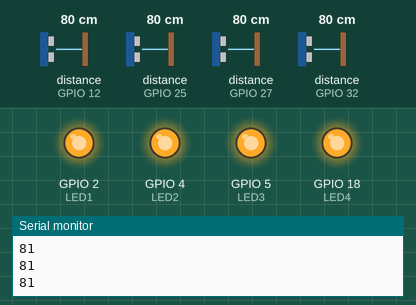
A sketch run on a simulated ESP32. Parts: output pins drawn as LEDs (lit = HIGH), the last lines printed to the serial monitor. Inputs (shaded band) come from the test bench; at power-on: distance to the obstacle (sensors on GPIO 32, GPIO 12, GPIO 25, GPIO 27) 80 cm. The echo pulse lasts 58.3 µs per cm; WiFi joins after 1.5 s; servers stay silent unless stated.

Above: at 3.0 s.
3.1 s: distance to the obstacle (sensor on GPIO 32) set to 12 cm
4.6 s: distance to the obstacle (sensor on GPIO 32) set to 9 cm
At 5.5 s:
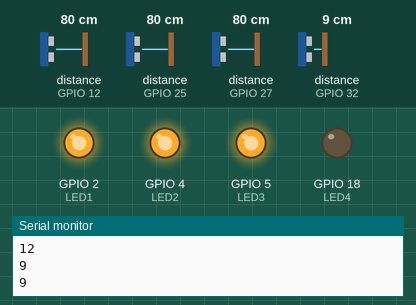
6.4 s: distance to the obstacle (sensor on GPIO 12) set to 12 cm
7.9 s: distance to the obstacle (sensor on GPIO 12) set to 9 cm
At 8.9 s:
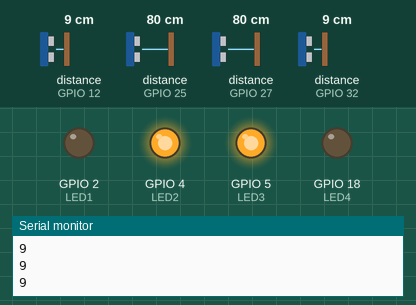
9.5 s: distance to the obstacle (sensor on GPIO 25) set to 12 cm
11.0 s: distance to the obstacle (sensor on GPIO 25) set to 9 cm
At 12.5 s:
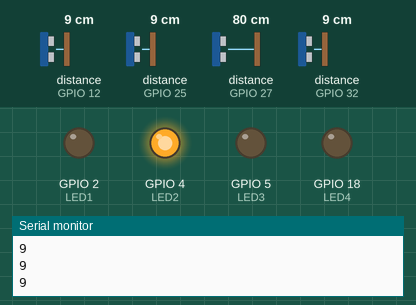
Timing chart, 0 to 13.6 s (numbered marks = the images above; inputs shaded):
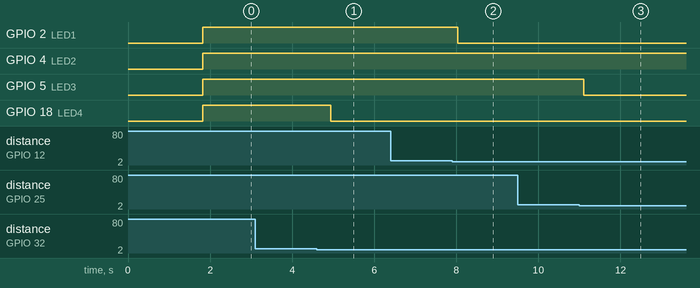

The sketch:

park_indicator_ESP32_with_blynk.ino
```cpp
#define BLYNK_TEMPLATE_ID           "TMPLj8yDW3i2"
#define BLYNK_DEVICE_NAME           "Smart Parking Indicator"
#define BLYNK_AUTH_TOKEN            "EgJoKZHw8dSF-D2Q5i5U7Qj07E4exLlC"

#define BLYNK_PRINT Serial


#include <WiFi.h>
#include <WiFiClient.h>
#include <BlynkSimpleEsp32.h>

char auth[] = BLYNK_AUTH_TOKEN;

// Your WiFi credentials.
// Set password to "" for open networks.
char ssid[] = "kentang";
char pass[] = "wifigratis";

//Library for ultrasonic sensors
#include <NewPing.h>

#define MAX_DISTANCE 100

//Ultrasonic for parking spot number 1
#define TRIG1 13
#define ECHO1 12

//Ultrasonic for parking spot number 2
#define TRIG2 14
#define ECHO2 27

//Ultrasonic for parking spot number 3
#define TRIG3 26
#define ECHO3 25

//Ultrasonic for parking spot number 4
#define TRIG4 33
#define ECHO4 32

WidgetLED led1(V0);
WidgetLED led2(V1);
WidgetLED led3(V2);
WidgetLED led4(V3);

//Create an object for each ultrasonic sensors
NewPing sonar1(TRIG1, ECHO1, MAX_DISTANCE);
NewPing sonar2(TRIG2, ECHO2, MAX_DISTANCE);
NewPing sonar3(TRIG3, ECHO3, MAX_DISTANCE);
NewPing sonar4(TRIG4, ECHO4, MAX_DISTANCE);

#define LED1 2 //LED indicator for ultrasonic 1
#define LED2 4 //LED indicator for ultrasonic 2
#define LED3 5 //LED indicator for ultrasonic 3
#define LED4 18 //LED indicator for ultrasonic 4

int parkingSpot1, parkingSpot2, parkingSpot3, parkingSpot4;

BLYNK_CONNECTED()
{
  // Change Web Link Button message to "Congratulations!"
  Blynk.setProperty(V8, "offImageUrl", "https://tnafatih.sch.id/wp-content/uploads/lOGO-Ori-web.png");
  Blynk.setProperty(V8, "onImageUrl",  "https://tnafatih.sch.id/wp-content/uploads/lOGO-Ori-web.png");
  Blynk.setProperty(V8, "url", "https://tnafatih.sch.id/");
}

void parkCheck() {
  parkingSpot1 = sonar1.ping_cm();
  parkingSpot2 = sonar2.ping_cm();
  parkingSpot3 = sonar3.ping_cm();
  parkingSpot4 = sonar4.ping_cm();

  //Checking parking spot number 1
  if (parkingSpot1 <= 10) {
    digitalWrite(LED1, LOW);
    led1.off();
    Blynk.virtualWrite(V4, "Not Available");
  }
  else {
    digitalWrite(LED1, HIGH);
    led1.on();
    Blynk.virtualWrite(V4, "Available");
  }

  //Checking parking spot number 2
  if (parkingSpot2 <= 10) {
    digitalWrite(LED2, LOW);
    led2.off();
    Blynk.virtualWrite(V5, "Not Available");
  }
  else {
    digitalWrite(LED2, HIGH);
    led2.on();
    Blynk.virtualWrite(V5, "Available");
  }

  //Checking parking spot number 3
  if (parkingSpot3 <= 10) {
    digitalWrite(LED3, LOW);
    led3.off();
    Blynk.virtualWrite(V6, "Not Available");
  }
  else {
    digitalWrite(LED3, HIGH);
    led3.on();
    Blynk.virtualWrite(V6, "Available");
  }

  //Checking parking spot number 4
  if (parkingSpot4 <= 10) {
    digitalWrite(LED4, LOW);
    led4.off();
    Blynk.virtualWrite(V7, "Not Available");
  }
  else {
    digitalWrite(LED4, HIGH);
    led4.on();
    Blynk.virtualWrite(V7, "Available");
  }
}

void setup() {
  // put your setup code here, to run once:
  Serial.begin(115200);

  Blynk.begin(auth, ssid, pass);

  pinMode(TRIG1, OUTPUT);
  pinMode(TRIG2, OUTPUT);
  pinMode(TRIG3, OUTPUT);
  pinMode(TRIG4, OUTPUT);

  pinMode(ECHO1, INPUT);
  pinMode(ECHO2, INPUT);
  pinMode(ECHO3, INPUT);
  pinMode(ECHO4, INPUT);

  pinMode(LED1, OUTPUT);
  pinMode(LED2, OUTPUT);
  pinMode(LED3, OUTPUT);
  pinMode(LED4, OUTPUT);
}

void loop() {
  // put your main code here, to run repeatedly:
  Blynk.run();
  parkCheck();
  Serial.println(parkingSpot4);
  delay(500);
}
```

Measured:
- the behaviour switches between 11 and 10 cm on distance to the obstacle (sensor on GPIO 32) (found by bisection; images 0 and 1)
- the behaviour switches between 11 and 10 cm on distance to the obstacle (sensor on GPIO 12) (found by bisection; images 1 and 2)
- the behaviour switches between 11 and 10 cm on distance to the obstacle (sensor on GPIO 25) (found by bisection; images 2 and 3)
- after the input at 4.6 s, GPIO 18 (LED4): HIGH → LOW after 0.35 s
- after the input at 7.9 s, GPIO 2 (LED1): HIGH → LOW after 0.14 s
- after the input at 11.0 s, GPIO 5 (LED3): HIGH → LOW after 0.11 s
